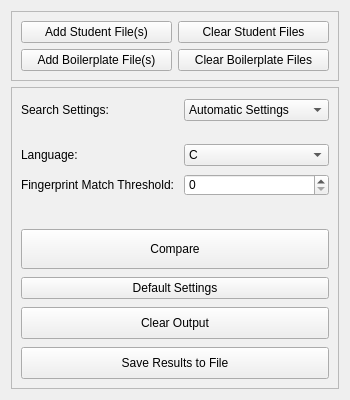
                     <widget class="QWidget" name="addFileTab">
                      <attribute name="title">
                       <string>Add Files/Search</string>
                      </attribute>
                      <layout class="QGridLayout" name="gridLayout_21">
                       <item row="0" column="0">
                        <widget class="QFrame" name="addFileFrame">
                         <property name="maximumSize">
                          <size>
                           <width>16777215</width>
                           <height>80</height>
                          </size>
                         </property>
                         <property name="styleSheet">
                          <string notr="true">background-color: rgb(240, 240, 240);</string>
                         </property>
                         <property name="frameShape">
                          <enum>QFrame::StyledPanel</enum>
                         </property>
                         <property name="frameShadow">
                          <enum>QFrame::Raised</enum>
                         </property>
                         <layout class="QGridLayout" name="gridLayout_24">
                          <item row="1" column="1">
                           <widget class="QPushButton" name="clearBoilerplate">
                            <property name="styleSheet">
                             <string notr="true">background-color: none;</string>
                            </property>
                            <property name="text">
                             <string>Clear Boilerplate Files</string>
                            </property>
                           </widget>
                          </item>
                          <item row="0" column="0">
                           <widget class="QPushButton" name="addStudent">
                            <property name="styleSheet">
                             <string notr="true">background-color: none;</string>
                            </property>
                            <property name="text">
                             <string>Add Student File(s)</string>
                            </property>
                           </widget>
                          </item>
                          <item row="1" column="0">
                           <widget class="QPushButton" name="addBoilerplate">
                            <property name="styleSheet">
                             <string notr="true">background-color: none;</string>
                            </property>
                            <property name="text">
                             <string>Add Boilerplate File(s)</string>
                            </property>
                           </widget>
                          </item>
                          <item row="0" column="1">
                           <widget class="QPushButton" name="clearStudent">
                            <property name="styleSheet">
                             <string notr="true">background-color: none;</string>
                            </property>
                            <property name="text">
                             <string>Clear Student Files</string>
                            </property>
                           </widget>
                          </item>
                         </layout>
                        </widget>
                       </item>
                       <item row="1" column="0">
                        <widget class="QFrame" name="searchParamFrame">
                         <property name="styleSheet">
                          <string notr="true">background-color: rgb(240, 240, 240);</string>
                         </property>
                         <property name="frameShape">
                          <enum>QFrame::StyledPanel</enum>
                         </property>
                         <property name="frameShadow">
                          <enum>QFrame::Raised</enum>
                         </property>
                         <layout class="QGridLayout" name="gridLayout_26">
                          <property name="topMargin">
                           <number>11</number>
                          </property>
                          <property name="verticalSpacing">
                           <number>8</number>
                          </property>
                          <item row="1" column="0">
                           <widget class="QLabel" name="searchSettingsLabel">
                            <property name="text">
                             <string>Search Settings:</string>
                            </property>
                           </widget>
                          </item>
                          <item row="2" column="0">
                           <spacer name="verticalSpacer">
                            <property name="orientation">
                             <enum>Qt::Vertical</enum>
                            </property>
                            <property name="sizeType">
                             <enum>QSizePolicy::Expanding</enum>
                            </property>
                            <property name="sizeHint" stdset="0">
                             <size>
                              <width>20</width>
                              <height>15</height>
                             </size>
                            </property>
                           </spacer>
                          </item>
                          <item row="3" column="0">
                           <widget class="QLabel" name="langLabel">
                            <property name="text">
                             <string>Language: </string>
                            </property>
                           </widget>
                          </item>
                          <item row="1" column="1">
                           <widget class="QComboBox" name="searchSettingsBox">
                            <property name="styleSheet">
                             <string notr="true">background-color: none;</string>
                            </property>
                            <property name="currentIndex">
                             <number>0</number>
                            </property>
                            <item>
                             <property name="text">
                              <string>Automatic Settings</string>
                             </property>
                            </item>
                            <item>
                             <property name="text">
                              <string>Advanced (Next Tab)</string>
                             </property>
                            </item>
                           </widget>
                          </item>
                          <item row="8" column="0" colspan="2">
                           <widget class="QPushButton" name="clearButton">
                            <property name="minimumSize">
                             <size>
                              <width>0</width>
                              <height>32</height>
                             </size>
                            </property>
                            <property name="styleSheet">
                             <string notr="true">background-color: none;</string>
                            </property>
                            <property name="text">
                             <string>Clear Output</string>
                            </property>
                           </widget>
                          </item>
                          <item row="6" column="0" colspan="2">
                           <widget class="QPushButton" name="compareButton">
                            <property name="sizePolicy">
                             <sizepolicy hsizetype="Minimum" vsizetype="Expanding">
                              <horstretch>0</horstretch>
                              <verstretch>0</verstretch>
                             </sizepolicy>
                            </property>
                            <property name="minimumSize">
                             <size>
                              <width>0</width>
                              <height>40</height>
                             </size>
                            </property>
                            <property name="styleSheet">
                             <string notr="true">background-color: none;</string>
                            </property>
                            <property name="text">
                             <string>Compare</string>
                            </property>
                           </widget>
                          </item>
                          <item row="9" column="0" colspan="2">
                           <widget class="QPushButton" name="saveButton">
                            <property name="minimumSize">
                             <size>
                              <width>0</width>
                              <height>32</height>
                             </size>
                            </property>
                            <property name="styleSheet">
                             <string notr="true">background-color: none;</string>
                            </property>
                            <property name="text">
                             <string>Save Results to File</string>
                            </property>
                           </widget>
                          </item>
                          <item row="4" column="0">
                           <widget class="QLabel" name="ignoreLabel">
                            <property name="text">
                             <string>Fingerprint Match Threshold: </string>
                            </property>
                           </widget>
                          </item>
                          <item row="3" column="1">
                           <widget class="QComboBox" name="langBox">
                            <property name="styleSheet">
                             <string notr="true">background-color: none;</string>
                            </property>
                            <item>
                             <property name="text">
                              <string>C</string>
                             </property>
                            </item>
                            <item>
                             <property name="text">
                              <string>C++</string>
                             </property>
                            </item>
                            <item>
                             <property name="text">
                              <string>Java</string>
                             </property>
                            </item>
                            <item>
                             <property name="text">
                              <string>Python</string>
                             </property>
                            </item>
                           </widget>
                          </item>
                          <item row="5" column="0">
                           <spacer name="verticalSpacer_2">
                            <property name="orientation">
                             <enum>Qt::Vertical</enum>
                            </property>
                            <property name="sizeType">
                             <enum>QSizePolicy::Expanding</enum>
                            </property>
                            <property name="sizeHint" stdset="0">
                             <size>
                              <width>20</width>
                              <height>25</height>
                             </size>
                            </property>
                           </spacer>
                          </item>
                          <item row="4" column="1">
                           <widget class="QSpinBox" name="ignoreBox">
                            <property name="styleSheet">
                             <string notr="true">background-color: none;</string>
                            </property>
                           </widget>
                          </item>
                          <item row="7" column="0" colspan="2">
                           <widget class="QPushButton" name="defaultButton">
                            <property name="styleSheet">
                             <string notr="true">background-color: none;</string>
                            </property>
                            <property name="text">
                             <string>Default Settings</string>
                            </property>
                           </widget>
                          </item>
                         </layout>
                        </widget>
                       </item>
                      </layout>
                     </widget>
